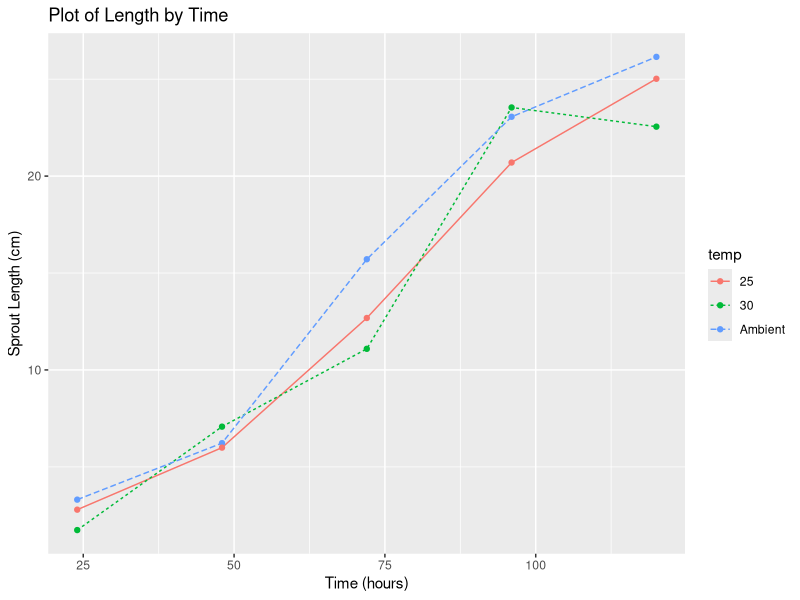
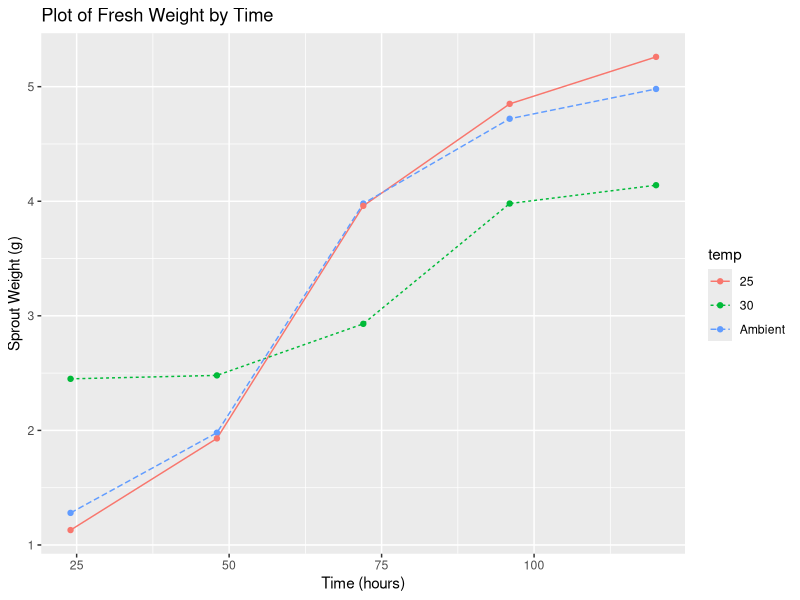

Here is the R script that generated these plots, in order:
## ---- chunk 1
knitr::opts_chunk$set(echo = TRUE)
## ---- chunk 2
#install.packages("tidyverse")
library(tidyverse)
library(knitr)
mungbeans_df<-read.csv("mungbean.csv")

kable(mungbeans_df, caption="measured length & weight")

print("Summary of Data")
summary(mungbeans_df)
## ---- chunk 3

ggplot(data=mungbeans_df, aes(x=duration, y=length, group=temp)) +
  geom_line(aes(color=temp, linetype=temp))+
  geom_point(aes(color=temp)) +
  labs(title="Plot of Length by Time",x="Time (hours)", y = "Sprout Length (cm)")
## ---- chunk 4
ggplot(data=mungbeans_df, aes(x=duration, y=sproutwt, group=temp)) +
  geom_line(aes(color=temp, linetype=temp))+
  geom_point(aes(color=temp)) +
  labs(title="Plot of Fresh Weight by Time",x="Time (hours)", y = "Sprout Weight (g)")


## DATA Manipulation required for Analysis
## make a new df that has the temp as columns

length_df<-mungbeans_df %>% 
  select(temp, duration, length) %>%
  pivot_wider(names_from=temp, values_from=length)

## normalize the columns for the 3 temps
scaled_df <- length_df %>% mutate_at(c("Ambient", "25", "30"), ~(scale(.) %>% as.vector))

kable(length_df, caption="Lengths Compared at 3 Temps")
## ---- chunk 5
kable(scaled_df, caption="Normalized Data")

#ggplot(data=mungbeans_df, aes(x=duration, y=sproutdrywt, group=temp)) +
#  geom_line(aes(color=temp, linetype=temp))+
#  geom_point(aes(color=temp)) +
#  labs(title="Plot of Dry Weight by Time",x="Time (hours)", y = "Sprout Weight (g)")
